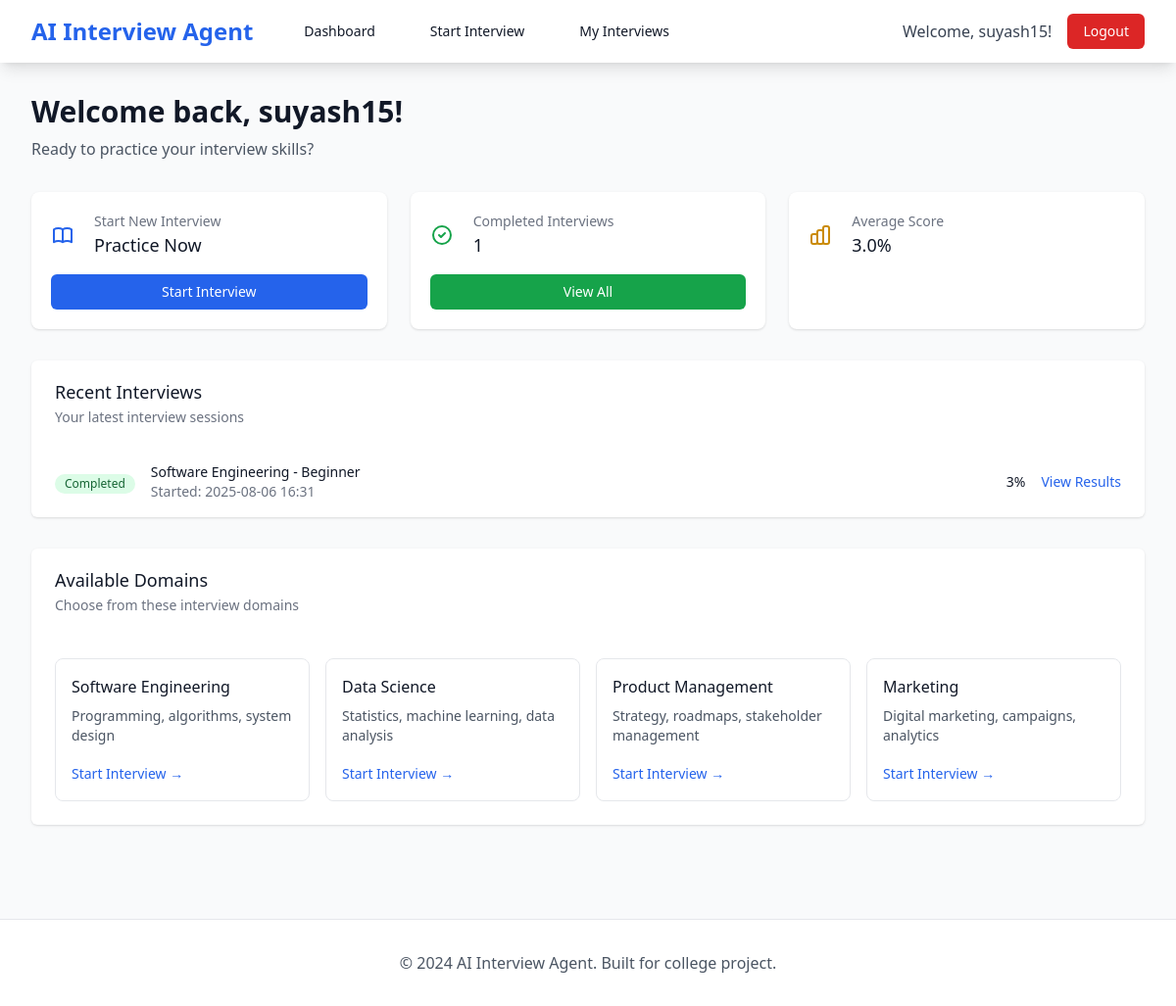
The page /dashboard (signed in) on the database as committed earlier.
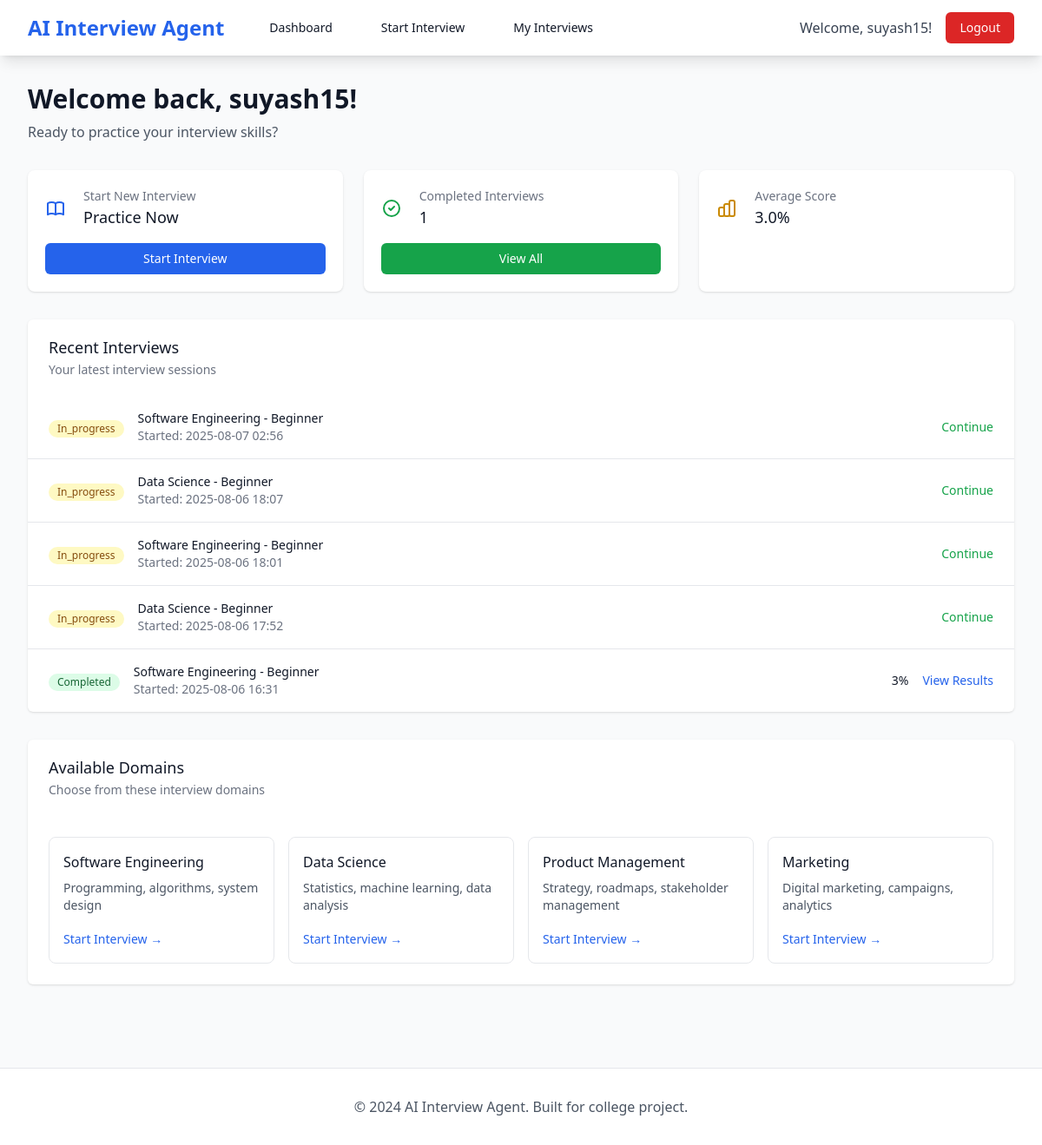
The same page on the database as committed later.
### database.py (models this page shows)
class Interview(db.Model):
    __tablename__ = 'interviews'
    id = db.Column(db.Integer, primary_key=True)
    user_id = db.Column(db.Integer, db.ForeignKey('users.id'), nullable=False)
    domain_id = db.Column(db.Integer, db.ForeignKey('domains.id'), nullable=False)
    difficulty_level = db.Column(db.String(20), nullable=False)
    duration_minutes = db.Column(db.Integer, default=30)
    status = db.Column(db.String(20), default='in_progress')  # in_progress, completed, cancelled
    overall_score = db.Column(db.Integer, nullable=True)  # 0-100
    feedback = db.Column(db.Text, nullable=True)
    started_at = db.Column(db.DateTime, default=datetime.utcnow)
    completed_at = db.Column(db.DateTime, nullable=True)
    answers = db.relationship('Answer', backref='interview', lazy=True)

class Domain(db.Model):
    __tablename__ = 'domains'
    id = db.Column(db.Integer, primary_key=True)
    name = db.Column(db.String(100), unique=True, nullable=False)
    description = db.Column(db.Text, nullable=True)
    created_at = db.Column(db.DateTime, default=datetime.utcnow)
    questions = db.relationship('Question', backref='domain', lazy=True)
    interviews = db.relationship('Interview', backref='domain', lazy=True)

### app.py (the view)
@app.route('/dashboard')
@login_required
def dashboard():
    recent_interviews = Interview.query.filter_by(user_id=current_user.id).order_by(Interview.started_at.desc()).limit(5).all()
    domains = interview_service.get_domains()
    return render_template('dashboard.html',
                         recent_interviews=recent_interviews,
                         domains=domains)

### auth.py (called while the page is built)
@login_manager.user_loader
def load_user(user_id):
    return User.query.get(int(user_id))

### interview.py (called while the page is built)
    def get_domains(self):
        return Domain.query.all()

### templates/dashboard.html (shortened to what the changed rows need)
{% extends "base.html" %}
{% block content %}
<div class="max-w-7xl mx-auto px-4 sm:px-6 lg:px-8 py-8">
    <div class="mb-8">
        <h1 class="text-3xl font-bold text-gray-900">Welcome back, {{ current_user.username }}!</h1>
    </div>
                                {% set completed_interviews = recent_interviews|selectattr('status', 'equalto', 'completed')|list %}
    <div class="bg-white shadow overflow-hidden sm:rounded-md mb-8">
        {% if recent_interviews %}
            <ul class="divide-y divide-gray-200">
                {% for interview in recent_interviews %}
                <li>
                    <div class="px-4 py-4 sm:px-6">
                        <div class="flex items-center justify-between">
                            <div class="flex items-center">
                                <div class="flex-shrink-0">
                                    <span class="inline-flex items-center px-2.5 py-0.5 rounded-full text-xs font-medium
                                        {% if interview.status == 'completed' %}bg-green-100 text-green-800{% elif interview.status == 'in_progress' %}bg-yellow-100 text-yellow-800{% else %}bg-gray-100 text-gray-800{% endif %}">
                                        {{ interview.status|title }}
                                    </span>
                                </div>
                                <div class="ml-4">
                                    <div class="text-sm font-medium text-gray-900">
                                        {{ interview.domain.name }} - {{ interview.difficulty_level|title }}
                                    </div>
                                    <div class="text-sm text-gray-500">
                                        Started: {{ interview.started_at.strftime('%Y-%m-%d %H:%M') }}
                                    </div>
                                </div>
                            </div>
                            <div class="flex items-center space-x-4">
                                {% if interview.overall_score %}
                                    <span class="text-sm font-medium text-gray-900">{{ interview.overall_score }}%</span>
                                {% endif %}
                                {% if interview.status == 'completed' %}
                                    <a href="{{ url_for('results_page', interview_id=interview.id) }}"
                                       class="text-blue-600 hover:text-blue-900 text-sm font-medium">
                                        View Results
                                    </a>
                                {% elif interview.status == 'in_progress' %}
                                    <a href="{{ url_for('interview_page', interview_id=interview.id) }}"
                                       class="text-green-600 hover:text-green-900 text-sm font-medium">
                                        Continue
                                    </a>
                                {% endif %}
                            </div>
                        </div>
                    </div>
                </li>
                {% endfor %}
            </ul>
        {% endif %}
    </div>
    <div class="bg-white shadow overflow-hidden sm:rounded-md">
        <div class="grid grid-cols-1 md:grid-cols-2 lg:grid-cols-4 gap-4 p-6">
            {% for domain in domains %}
                <div class="border border-gray-200 rounded-lg p-4 hover:shadow-md transition-shadow">
                    <h4 class="font-medium text-gray-900 mb-2">{{ domain.name }}</h4>
                    <p class="text-sm text-gray-600 mb-4">{{ domain.description }}</p>
                    <a href="{{ url_for('start_interview') }}?domain={{ domain.id }}"
                       class="text-blue-600 hover:text-blue-900 text-sm font-medium">
                        Start Interview →
                    </a>
                </div>
            {% endfor %}
        </div>
    </div>
</div>
{% endblock %}

Rows that differ between the two databases and show on the page:
added Interview: status "In_progress", domain.name "Software Engineering", difficulty_level "Beginner", started_at "2025-08-07 02:56"
added Interview: status "In_progress", domain.name "Data Science", difficulty_level "Beginner", started_at "2025-08-06 18:07"
added Interview: status "In_progress", domain.name "Software Engineering", difficulty_level "Beginner", started_at "2025-08-06 18:01"
added Interview: status "In_progress", domain.name "Data Science", difficulty_level "Beginner", started_at "2025-08-06 17:52"
